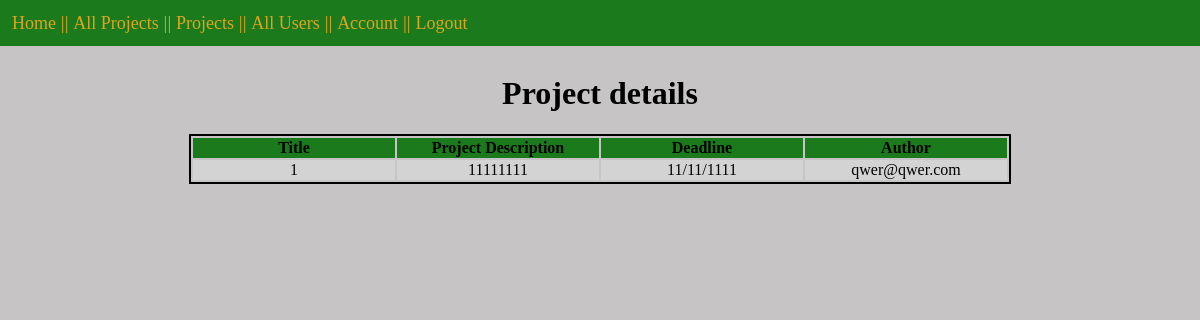
/all_projects/1 (signed in), run on the app's committed database.
### models.py (models this page shows, shortened)
class Project(db.Model):
    id = db.Column("id", db.Integer, primary_key=True)
    title = db.Column("title", db.String(200))
    text = db.Column("text", db.String(100))
    deadline = db.Column("deadline", db.String(50))
    user_id = db.Column(db.Integer, db.ForeignKey("user.id"), nullable=False)
    comments = db.relationship("Comment", backref="project", cascade = "all, delete-orphan", lazy=True)

class User(db.Model):
    id = db.Column("id", db.Integer, primary_key=True)
    first_name = db.Column("first_name", db.String(30))
    last_name = db.Column("last_name", db.String(30))
    email = db.Column("email", db.String(100))
    phone = db.Column("phone", db.String(10))
    name = db.Column("name", db.String(20))
    password = db.Column(db.String(255), nullable=False)
    registered_on = db.Column(db.DateTime, nullable=False)
    project = db.relationship("Project", backref="user", lazy=True)
    comments = db.relationship("Comment", backref="user", lazy=True)

### project.py (the view)
@app.route('/all_projects/<project_id>')
def view_project(project_id):
    if session.get('user'):
        project = db.session.query(Project).filter_by(id=project_id).one()
        return render_template('view_project.html', project=project, user=session['user_id'])
    else:
        return redirect(url_for('login'))

### templates/view_project.html (shortened to what this page needs)
<!DOCTYPE html>
<html lang="en">
    <head>
        <link rel="stylesheet" href="{{ url_for('static', filename='styles.css') }}">
        <header>
            <nav>
                <a href="{{ url_for('index') }}"> Home</a> ||
                <a href="{{ url_for('all_projects') }}">All Projects</a> ||
                <a href="{{ url_for('get_projects') }}"> Projects</a> ||
                <a href="{{ url_for('all_users') }}">All Users</a> ||
                <a href="{{ url_for('view_account') }}">Account</a> ||
                <a href="{{ url_for('logout') }}">Logout</a>
            </nav>
        </header>
    </head>
    <body>
        <br>
        <h1>Project details</h1>
        <table>
            <tr>
                <th>Title</th>
                <th>Project Description</th>
                <th>Deadline</th>
                <th>Author</th>
            </tr>
            <tr>
                <td>{{ project.title }}</td>
                <td>{{ project.text }}</td>
                <td>{{ project.deadline }}</td>
                <td>{{ project.user.email }}</td>
            </tr>
        </table>
    </body>
</html>

### static/styles.css (style rules this page uses)
header nav { position: fixed; top: 0; left: 0; width: 100%; list-style-type: none; margin: 0; padding: 0; overflow: hidden; background-color: rgb(27, 122, 27); color: goldenrod; display: block; padding: 12px 12px; text-decoration: none; font-size: larger; text-align: left; }
header a { color: goldenrod; text-decoration: none; }
body { margin: 3%; background-color: rgb(198, 196, 196); text-align: center; }
table { margin-left: auto; margin-right: auto; border: 2px solid black; }
th { width: 200px; background-color: rgb(27, 122, 27); }
tr:nth-child(even) { background-color: lightgray; }
td { width: 100px; border: black; }
a { font-size: large; }

### data on the page
Project: title "1", text "11111111", deadline "11/11/1111"
User: user.email "qwer@qwer.com"
